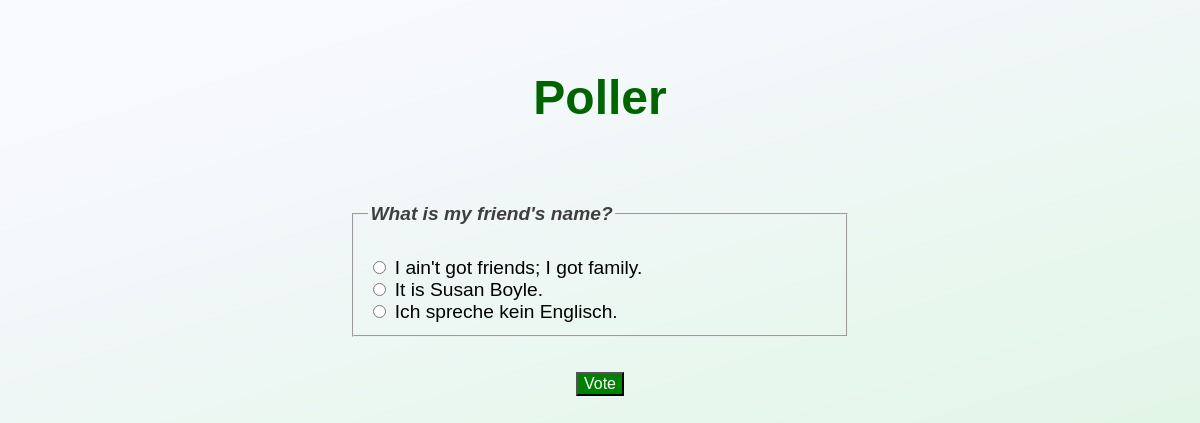
/poller/3/, run on the app's committed database.
### poller/models.py (models this page shows, shortened)
class Question(models.Model):
    question_text = models.CharField(max_length=200)
    pub_date = models.DateTimeField('date published')

class Choice(models.Model):
    question = models.ForeignKey(Question, on_delete=models.CASCADE)
    choice_text = models.CharField(max_length=200)
    votes = models.IntegerField(default=0)

### poller/views.py (the view)
# urls.py: path('<int:pk>/', views.DetailView.as_view(), name='detail'),
class DetailView(generic.DetailView):
	model = Question
	template_name = 'poller/detail.html'
	def get_queryset(self):
		return Question.objects.filter(pub_date__lte=timezone.now())

### poller/templates/poller/detail.html (shortened to what this page needs)
<!DOCTYPE html>
<html lang="en">
<head>
	{% load static %}
	<link rel="stylesheet" href="{% static 'poller/style.css' %}">
</head>
<body>
	<main>
		<a href="{% url 'poller:index' %}">
			<h1 class="main-logo">Poller</h1>
		</a>
		<section>
			<div class="option-list">
				<article>
					<form action="{% url 'poller:vote' question.id %}" method="POST">
						<fieldset>
							<legend><h4>{{ question.question_text }}</h4></legend>
							{% for choice in question.choice_set.all %}
								<input type="radio" name="choice" id="choice{{ forloop.counter }}" value="{{ choice.id }}">
								<label for="choice{{ forloop.counter }}">
									{{ choice.choice_text}}
								</label>
								<br>
							{% endfor %}
						</fieldset>
						<input type="submit" value="Vote" class="vote-button">
					</form>
				</article>
			</div>
		</section>
	</main>
</body>
</html>

### poller/static/poller/style.css (style rules this page uses)
body { background: url("images/background.jpg") no-repeat; font-family: sans-serif; }
.main-logo { text-align: center; margin-top: 70px; font-size: 3rem; color: darkgreen; }
a { color: green; text-decoration: none; }
h4 { font-style: italic; color: #3F3F3F; }
input { accent-color: green; }
.option-list { width: 80%; margin-left: auto; margin-right: auto; padding: 20px; max-width: 500px; font-size: 1.2rem; }
.vote-button { display: block; margin-left: auto; margin-right: auto; margin-top: 35px; background-color: green; color: white; font-size: 1rem; }

### data on the page
Question: question_text "What is my friend's name?"
Choice: choice_text "I ain't got friends; I got family."
Choice: choice_text "It is Susan Boyle."
Choice: choice_text "Ich spreche kein Englisch."
